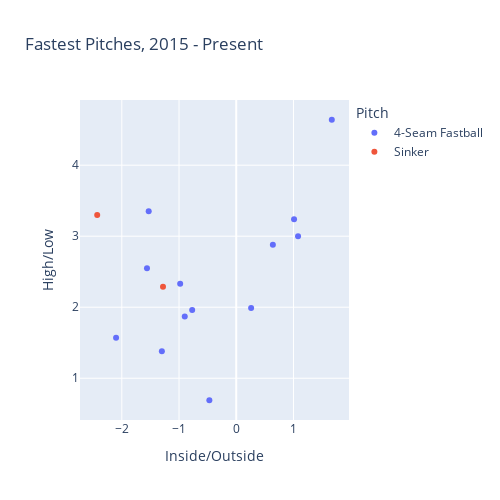

The cell this chart's notebook holds for it:
### Code cell
fig = px.scatter(fastestpitches, x="plate_x", y="plate_z", color="pitch_name",
                 title="Fastest Pitches, 2015 - Present",
                 labels={"plate_x":"Inside/Outside","plate_z":"High/Low"},
                 height=500,
                 width=500)
                     
fig.update_layout(legend_title_text='Pitch')

### Figure 1 — Plotly figure (JSON) as saved in the notebook; plotly's stock layout.template omitted (floating-point values rounded to 4 significant figures)
{"data": [{"hovertemplate": "pitch_name=4-Seam Fastball<br>Inside/Outside=%{x}<br>High/Low=%{y}<extra></extra>", "legendgroup": "4-Seam Fastball", "marker": {"color": "#636efa", "symbol": "circle"}, "mode": "markers", "name": "4-Seam Fastball", "orientation": "v", "showlegend": true, "type": "scatter", "x": [-2.1, 1.08, -0.9, 0.26, -1.56, -0.47, -1.3, -1.53, 1.01, 0.64, -0.77, -0.98, 1.67], "xaxis": "x", "y": [1.57, 3, 1.87, 1.99, 2.55, 0.69, 1.38, 3.35, 3.24, 2.88, 1.96, 2.33, 4.64], "yaxis": "y"}, {"hovertemplate": "pitch_name=Sinker<br>Inside/Outside=%{x}<br>High/Low=%{y}<extra></extra>", "legendgroup": "Sinker", "marker": {"color": "#EF553B", "symbol": "circle"}, "mode": "markers", "name": "Sinker", "orientation": "v", "showlegend": true, "type": "scatter", "x": [-2.43, -1.28], "xaxis": "x", "y": [3.3, 2.29], "yaxis": "y"}], "layout": {"height": 500, "legend": {"title": {"text": "Pitch"}, "tracegroupgap": 0}, "title": {"text": "Fastest Pitches, 2015 - Present"}, "width": 500, "xaxis": {"anchor": "y", "domain": [0, 1], "title": {"text": "Inside/Outside"}}, "yaxis": {"anchor": "x", "domain": [0, 1], "title": {"text": "High/Low"}}}}
